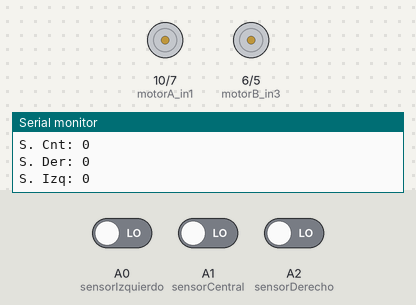
A sketch run on a simulated Arduino Uno, built with avr-gcc and run on an emulated ATmega328P. On the bench: motor-driver pin pairs drawn as motors (green arrow = first pin HIGH = forward, orange = second pin HIGH = backward, longer = more drive, scaled by the enable pin), the last lines printed to the serial monitor. The inputs (shaded band) are chosen by the test bench; at power-on: A0 (sensorIzquierdo) LOW, A1 (sensorCentral) LOW, A2 (sensorDerecho) LOW.

Above: at 1.2 s.
1.3 s: A0 (sensorIzquierdo) driven HIGH
At 1.9 s:
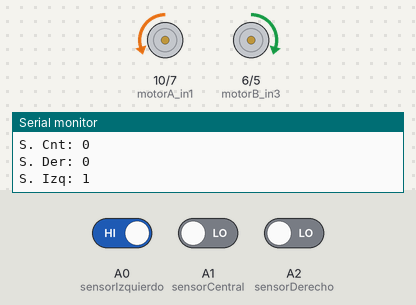
2.8 s: A1 (sensorCentral) driven HIGH
At 3.3 s:
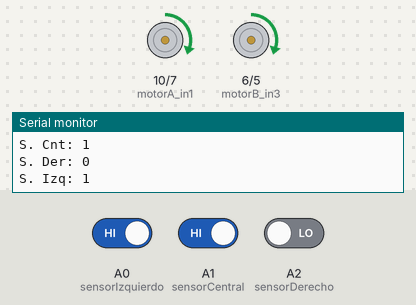
4.3 s: A2 (sensorDerecho) driven HIGH
At 4.7 s:
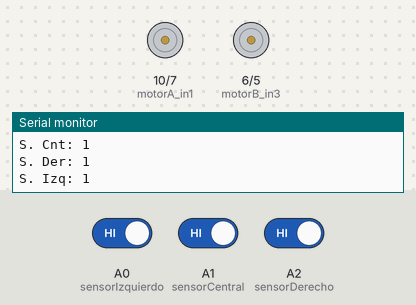
5.8 s: A2 (sensorDerecho) driven LOW
At 6.1 s:
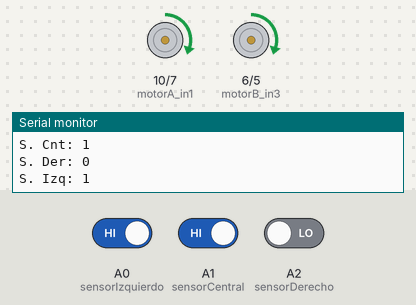
7.3 s: A1 (sensorCentral) driven LOW
At 8.5 s:
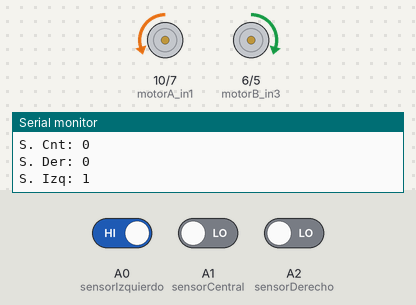
8.8 s: A0 (sensorIzquierdo) driven LOW and A2 (sensorDerecho) driven HIGH
At 10.1 s:
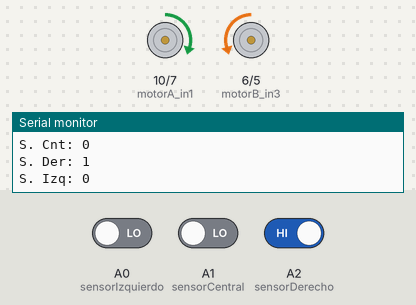
Timing chart, 0 to 11.3 s (numbered marks = the images above; inputs shaded):
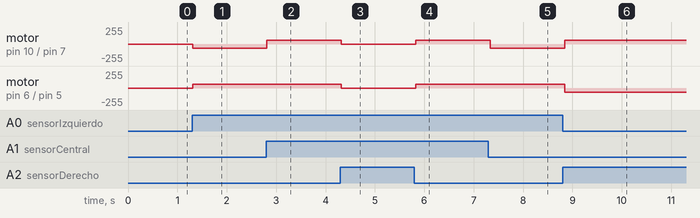

Measured:
- after the input at 1.3 s, motor on pin 10 (motorA_in1) / pin 7 (motorA_in2): stopped → backward 60/255 at once; motor on pin 6 (motorB_in3) / pin 5 (motorB_in4): stopped → forward 60/255 at once
- after the input at 2.8 s, motor on pin 10 (motorA_in1) / pin 7 (motorA_in2): backward 60/255 → forward 60/255 at once
- after the input at 4.3 s, motor on pin 10 (motorA_in1) / pin 7 (motorA_in2), motor on pin 6 (motorB_in3) / pin 5 (motorB_in4): forward 60/255 → stopped at once
- after the input at 5.8 s, motor on pin 10 (motorA_in1) / pin 7 (motorA_in2), motor on pin 6 (motorB_in3) / pin 5 (motorB_in4): stopped → forward 60/255 at once
- after the input at 7.3 s, motor on pin 10 (motorA_in1) / pin 7 (motorA_in2): forward 60/255 → backward 60/255 at once
- after the input at 8.8 s, motor on pin 10 (motorA_in1) / pin 7 (motorA_in2): backward 60/255 → forward 60/255 at once; motor on pin 6 (motorB_in3) / pin 5 (motorB_in4): forward 60/255 → backward 60/255 at once

The sketch:

robot_siguelineas_202411.ino
```cpp
// Programa desarrollado por Duarte Salvado Rubio - Noviembre 2024

// ===== VARIABLES =====
// Definición de pines de motores
const int motorA_in1 = 10;
const int motorA_in2 = 7;
const int motorB_in3 = 6;
const int motorB_in4 = 5;
const int motorA_en = 11;
const int motorB_en = 3;

// Definición de pines de sensores
const int sensorIzquierdo = A0;
const int sensorCentral = A1;
const int sensorDerecho = A2;

// Variables globales para almacenar el estado de cada sensor
int detectaIzquierdo = 0;
int detectaCentral = 0;
int detectaDerecho = 0;

// Variable global de velocidad
int velocidad = 60;

// ===== FUNCIONES =====

// Configuración de los motores
void configurarMotores() {
  pinMode(motorA_in1, OUTPUT);
  pinMode(motorA_in2, OUTPUT);
  pinMode(motorB_in3, OUTPUT);
  pinMode(motorB_in4, OUTPUT);
  pinMode(motorA_en, OUTPUT);
  pinMode(motorB_en, OUTPUT);
}

// Configuración de los sensores
void configurarSensores() {
  pinMode(sensorIzquierdo, INPUT);
  pinMode(sensorCentral, INPUT);
  pinMode(sensorDerecho, INPUT);
}

// Funciónes de movimiento del robot
void moverAdelante() {
  digitalWrite(motorA_in1, HIGH);
  digitalWrite(motorA_in2, LOW);
  digitalWrite(motorB_in3, HIGH);
  digitalWrite(motorB_in4, LOW);
  analogWrite(motorA_en, velocidad);
  analogWrite(motorB_en, velocidad);
}

void girarIzquierda() {
  digitalWrite(motorA_in1, LOW);
  digitalWrite(motorA_in2, HIGH);
  digitalWrite(motorB_in3, HIGH);
  digitalWrite(motorB_in4, LOW);
  analogWrite(motorA_en, velocidad);
  analogWrite(motorB_en, velocidad);
}

void girarDerecha() {
  digitalWrite(motorA_in1, HIGH);
  digitalWrite(motorA_in2, LOW);
  digitalWrite(motorB_in3, LOW);
  digitalWrite(motorB_in4, HIGH);
  analogWrite(motorA_en, velocidad);
  analogWrite(motorB_en, velocidad);
}

void detenerRobot() {
  digitalWrite(motorA_in1, LOW);
  digitalWrite(motorA_in2, LOW);
  digitalWrite(motorB_in3, LOW);
  digitalWrite(motorB_in4, LOW);
  analogWrite(motorA_en, 0);
  analogWrite(motorB_en, 0);
}

// Función para leer los sensores
void leerSensores() {
  detectaIzquierdo = digitalRead(sensorIzquierdo);
  detectaCentral = digitalRead(sensorCentral);
  detectaDerecho = digitalRead(sensorDerecho);
  Serial.print("S. Cnt: ");
  Serial.println(detectaCentral);
  Serial.print("S. Der: ");
  Serial.println(detectaDerecho);
  Serial.print("S. Izq: ");
  Serial.println(detectaIzquierdo);
}

// Lógica de control del robot según los sensores
void controlRobot() {
  leerSensores();

  if (detectaIzquierdo == HIGH && detectaDerecho == HIGH){
    detenerRobot();
  } else if (detectaCentral == HIGH) {
    moverAdelante();
  } else if (detectaIzquierdo == HIGH && detectaCentral == LOW) {
    girarIzquierda();
  } else if (detectaDerecho == HIGH && detectaCentral == LOW) {
    girarDerecha();
  } else {
    detenerRobot();
  }
}


// ===== PROGRAMA PRINCIPAL =====

void setup() {
  Serial.begin(9600);
  configurarMotores();
  configurarSensores();
}

void loop() {
  controlRobot();
  delay(100);
}
```
